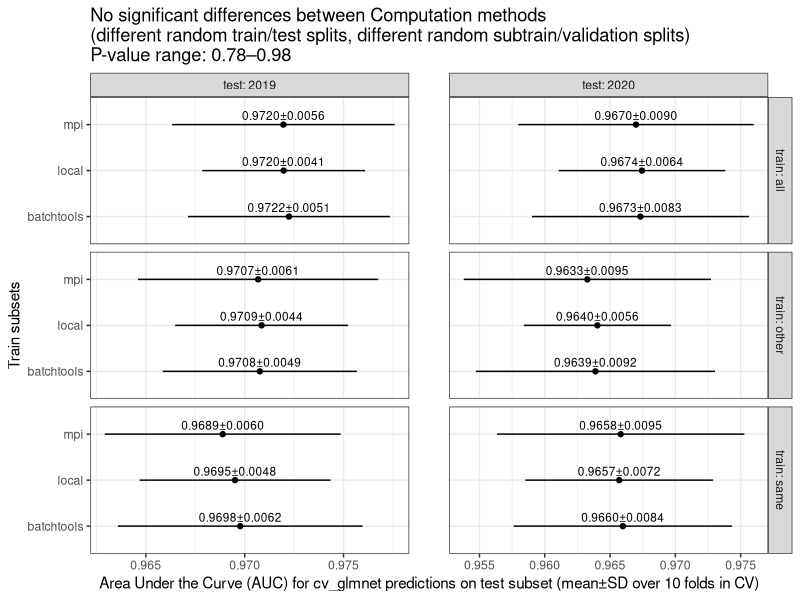

The R source for this figure:
library(data.table)
library(ggplot2)
proj_dt <- fread("NSCH_autism_reproduce_proj_results.csv")
seq_dt <- fread("NSCH_autism_reproduce_proj_results_sequential.csv")
reg_dt <- fread("NSCH_autism_reproduce_registry_scores.csv")

compare_dt <- rbind(
  proj_dt[, .(computation="mpi", learner_id, train.subsets, test.subset, test.fold, n.train.groups, groups, classif.auc, classif.acc)],
  seq_dt[, .(computation="local", learner_id, train.subsets, test.subset, test.fold, n.train.groups, groups, classif.auc, classif.acc)],
  reg_dt[, .(computation="batchtools", learner_id, train.subsets, test.subset, test.fold, n.train.groups, groups, classif.auc, classif.acc)]
)[learner_id=="classif.cv_glmnet" & groups==n.train.groups]
ucomp <- sort(unique(compare_dt$computation))
yfac <- function(x)factor(x, c(
  ##"",
  ucomp))
compare_dt[, let(
  train=train.subsets,
  test=test.subset,
  AUC = classif.auc,
  Computation = yfac(computation)
)][]
compare_stats <- dcast(
  compare_dt,
  Computation+train+test~.,
  list(mean,sd,length),
  value.var="AUC")

compare_wide <- dcast(
  compare_dt,
  train+test+test.fold~Computation,
  value.var=c("AUC","classif.acc"))
compare_long <- melt(
  compare_wide,
  measure.vars=paste0("AUC_", ucomp[-1]),
  value.name = "AUC_compare",
  variable.name="compare")
test_dt <- compare_long[, {
  AUC_ref <- .SD[[paste0("AUC_", ucomp[1])]]
  tlist <- t.test(AUC_compare, AUC_ref, paired=TRUE)
  with(tlist, data.table(p.value, N=.N))
}, by=.(train, test, compare)]

gg <- ggplot()+
  theme_bw()+
  theme(panel.spacing.x=grid::unit(2, "lines"))+
  test_dt[, ggtitle(sprintf("No significant differences between Computation methods\n(different random train/test splits, different random subtrain/validation splits)\nP-value range: %.2f–%.2f", min(p.value), max(p.value)))]+
  geom_point(aes(
    AUC_mean, Computation),
    data=compare_stats)+
  geom_text(aes(
    AUC_mean, Computation, label=sprintf(
      "%.4f±%.4f", AUC_mean, AUC_sd)),
    vjust=-0.5,
    size=3,
    data=compare_stats)+
  geom_segment(aes(
    AUC_mean+AUC_sd, Computation,
    xend=AUC_mean-AUC_sd, yend=Computation),
    data=compare_stats)+
  scale_y_discrete(
    "Train subsets",
    drop=FALSE)+
  scale_x_continuous(
    "Area Under the Curve (AUC) for cv_glmnet predictions on test subset (mean±SD over 10 folds in CV)")+
  facet_grid(train~test, scales="free", labeller=label_both)
png(
  "NSCH_autism_reproduce_compare_results.png",
  width=8, height=4, units="in", res=200)
print(gg)
dev.off()
